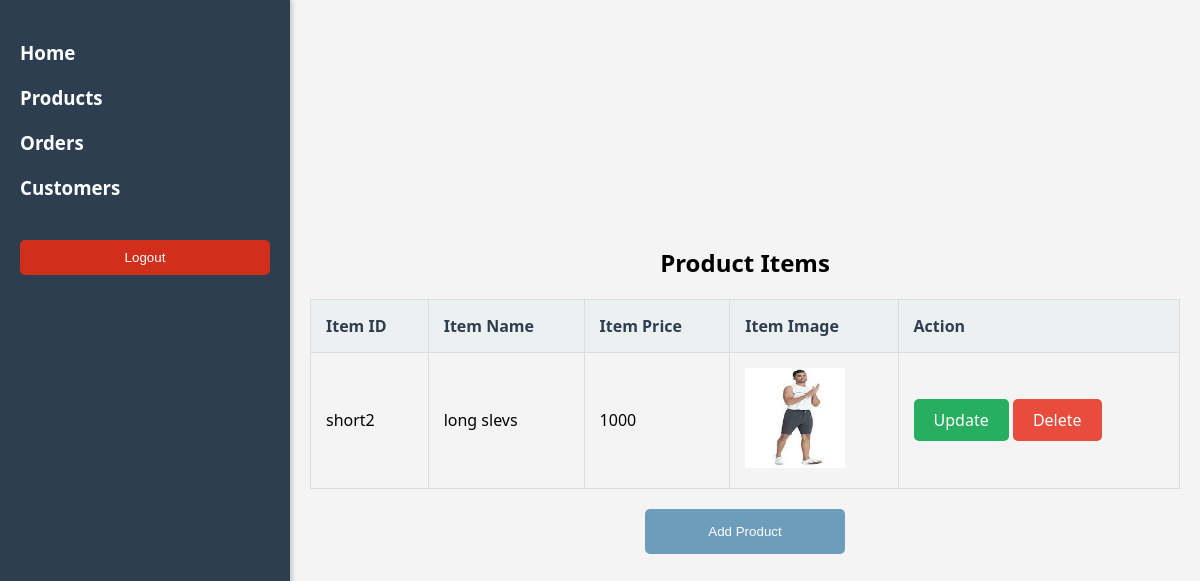
The app's page /admin_panel/viewAllProducts.php with its own data.
### tables this page shows
CREATE TABLE `items` (
  `item_id` varchar(50) NOT NULL,
  `item_name` varchar(50) NOT NULL,
  `item_price` int(20) NOT NULL,
  `item_img` longblob NOT NULL
);

### admin_panel/viewAllProducts.php (the view, shortened to what this page needs)
<?php
$servername = "localhost";
$username = "root";
$password = "";
$dbname = "web_fashion";
$conn = new mysqli($servername, $username, $password, $dbname);
?>
<!DOCTYPE html>
<html>
<head>
  <link rel="stylesheet" href="new.css">
</head>
<body>
  <div class="sidebar">
    <h3><a href="index.php">Home</a></h3>
    <h3><a href="viewAllProducts.php">Products</a></h3>
    <h3><a href="viewAllOrders.php">Orders</a></h3>
    <h3><a href="viewCustomers.php">Customers</a></h3>
    <button class="btn logout-btn"><a href="Login.php">Logout</a></button>
  </div>
  <div class="content">
    <h2>Product Items</h2>
    <table>
      <thead>
        <tr>
          <th>Item ID</th>
          <th>Item Name</th>
          <th>Item Price</th>
          <th>Item Image</th>
          <th>Action</th>
        </tr>
      </thead>
      <tbody>
        <?php
        $sql = "SELECT * FROM items";
        $result = mysqli_query($conn, $sql);
        if (!$result) {
          echo "Error: " . mysqli_error($conn);
        } else {
          while ($row = mysqli_fetch_array($result)) {
            ?>
            <tr>
              <td><?php echo $row['item_id']; ?></td>
              <td><?php echo $row['item_name']; ?></td>
              <td><?php echo $row['item_price']; ?></td>
              <td><img src="<?php echo $row['item_img']; ?>"  style="width: 100px; height: 100px;" alt="<?php echo $row['item_name']; ?>" ></td>
              <td>
                <a href="update.php?item_id=<?php echo $row['item_id']; ?>" class="btn update">Update</a>
                <a href="delete.php?item_id=<?php echo $row['item_id']; ?>" class="btn delete">Delete</a>
              </td>
            </tr>
            <?php
          }
        }
        ?>
      </tbody>
    </table>
    <button class="add-btn"><a href="upload.php">Add Product</a></button>
  </div>
</body>
</html>

### admin_panel/new.css (style rules this page uses)
body { font-family: 'Segoe UI', Tahoma, Geneva, Verdana, sans-serif; margin: 0; padding: 0; display: flex; height: 100vh; background-color: #f4f4f4; }
.sidebar { background-color: #2c3e50; color: white; padding: 20px; width: 250px; height: 100vh; box-shadow: 2px 0 5px rgba(0, 0, 0, 0.2); transition: width 0.3s ease; }
.sidebar h3 { margin: 20px 0; }
.sidebar h3 a { color: white; text-decoration: none; }
.sidebar .logout-btn { background-color: #d12e1c; border: none; padding: 10px 20px; border-radius: 5px; margin-top: 20px; cursor: pointer; transition: background-color 0.3s ease; width: 100%; text-align: center; }
.sidebar .logout-btn a { color: white; text-decoration: none; }
.content { flex: 1; padding: 20px; display: flex; flex-direction: column; align-items: center; justify-content: center; }
table { width: 100%; border-collapse: collapse; margin-bottom: 20px; }
table, th, td { border: 1px solid #ddd; }
th, td { padding: 15px; text-align: left; }
th { background-color: #ecf0f1; color: #2c3e50; }
.btn { padding: 10px 20px; text-decoration: none; color: white; border-radius: 5px; display: inline-block; transition: background-color 0.3s ease; }
.btn.update { background-color: #27ae60; }
.btn.delete { background-color: #e74c3c; }
.add-btn { display: block; width: 200px; margin: 0 auto 20px; padding: 15px; background-color: #6e9cbb; color: white; text-align: center; border-radius: 5px; transition: background-color 0.3s ease; }
.add-btn a { color: white; text-decoration: none; }
input[type="text"], input[type="file"], input[type="submit"], button { padding: 10px; margin-bottom: 15px; border: 1px solid #ddd; border-radius: 4px; transition: background-color 0.3s ease; }
input[type="submit"], button { background-color: #5cb85c; color: white; cursor: pointer; border: none; }
button { background-color: #d61515; }

### records on screen
items: item_id "short2", item_name "long slevs", item_price "1000", item_img (picture)
